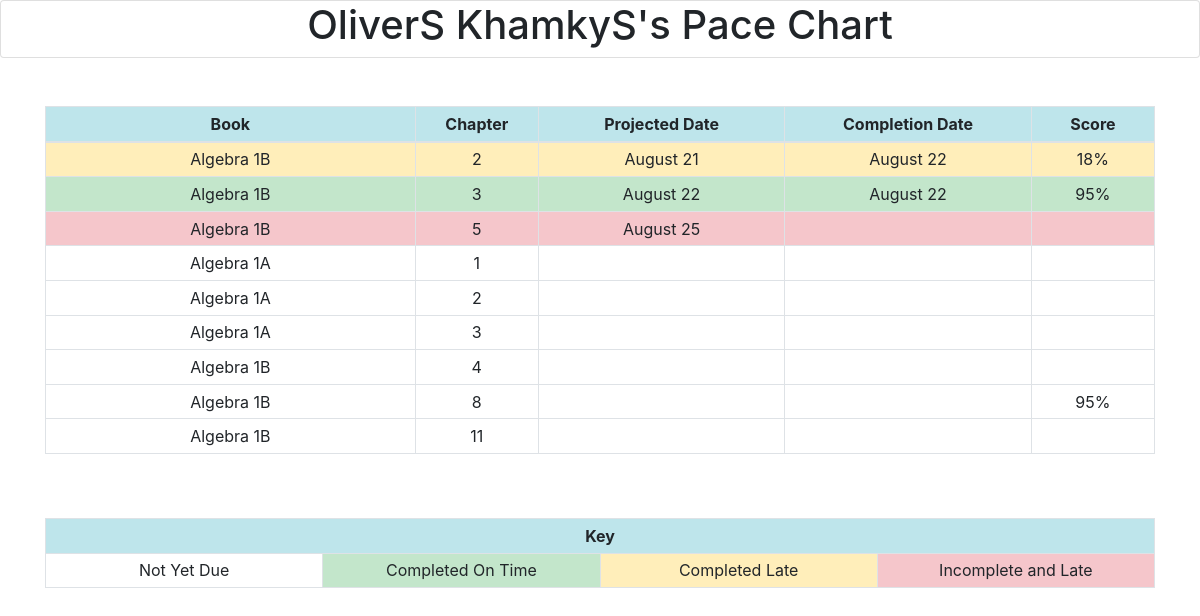
The page /pacechart/ (signed in) on the database as committed earlier.
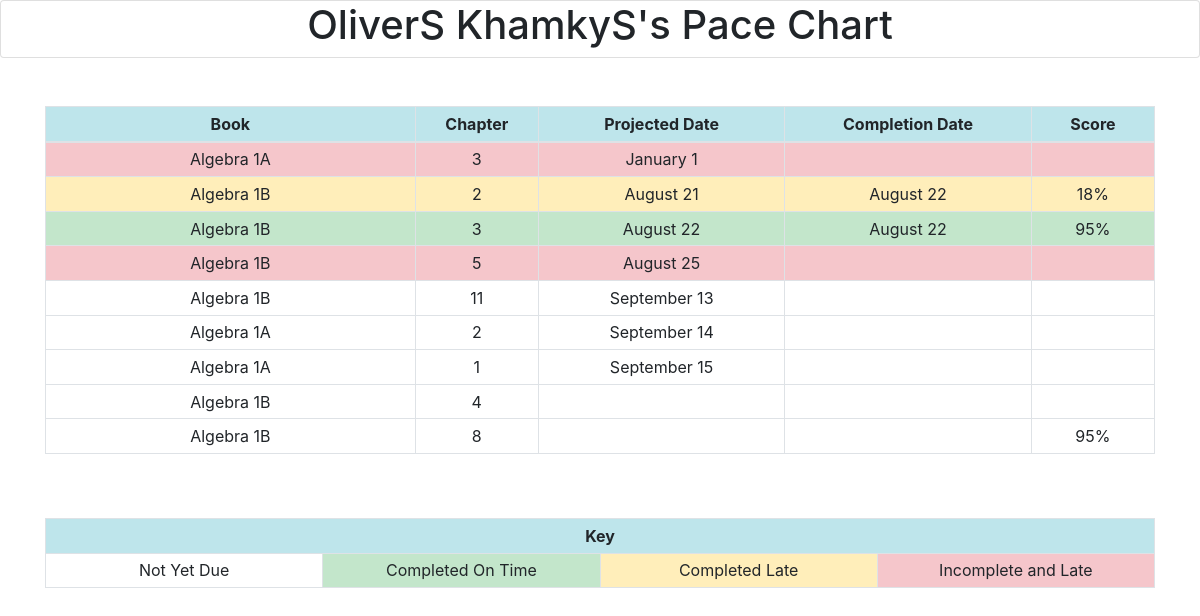
The same page on the database as committed later.
### pace/models.py (models this page shows, shortened)
class PaceChapter(models.Model):
    student = models.ForeignKey('Student', on_delete=models.CASCADE)
    chapter = models.ForeignKey('Chapter', on_delete=models.CASCADE)
    is_review = models.BooleanField(default=False)
    pace_date = models.DateField(blank=True, null=True)
    complete_date = models.DateField(blank=True, null=True)
    attempts = models.IntegerField(default=0)
    score = models.DecimalField(max_digits=10, decimal_places=4, blank=True, null=True)
    class Meta:
        ordering = ['pace_date']

class Chapter(models.Model):
    book = models.ForeignKey('Book', on_delete=models.CASCADE)
    chapter_number = models.IntegerField()
    chapter_weight = models.FloatField(default=1)

class Book(models.Model):
    book_name = models.CharField(max_length=100)

### pace/views.py (the view)
# urls.py: url(r'^pacechart/', views.pacechart, name='pacechart'),
@login_required
def pacechart(request, user=None):
    if not user:
        user = request.user
    all_chapters = PaceChapter.objects.select_related('student__user').filter(student__user=user)
    all_chapters_not_null = all_chapters.filter(pace_date__isnull=False)
    all_chapters_null = all_chapters.filter(pace_date__isnull=True).order_by('complete_date', 'chapter__chapter_number')
    all_chapters = list(chain(all_chapters_not_null,all_chapters_null))
    return render(request, 'pace/pacechart.html', {'all_chapters': all_chapters, 'date_today': date.today()})

### pace/models.py (called while the page is built)
    def __str__(self):
        return self.user.first_name + " " + self.user.last_name

### pace/templates/pace/pacechart.html
{% extends 'pace/base.html' %}
{% block content %}
<div class="card text-center">
    <h1>{{ user.student }}'s Pace Chart</h1>
</div>
    <br><br>
<div class="container">
    <div class="row">
        <div class="col">
            <table class="table table-bordered table-hover table-sm">
                <thead>
                    <tr class="table-info">
                        <th class="text-center col-md-3">Book</th>
                        <th class="text-center col-md-1">Chapter</th>
                        <th class="text-center col-md-2">Projected Date</th>
                        <th class="text-center col-md-2">Completion Date</th>
                        <th class="text-center col-md-1">Score</th>
                    </tr>
                </thead>
                <tbody>
                    {% for pacechapter in all_chapters %}
                        {% if pacechapter.complete_date %}
                            {% if not pacechapter.pace_date %}
                                <tr class="table-success">
                            {% elif pacechapter.pace_date >= pacechapter.complete_date %}
                                <tr class="table-success">
                            {% else %}
                                <tr class="table-warning">
                            {% endif %}
                        {% elif pacechapter.pace_date < date_today %}
                            <tr class="table-danger">
                        {% else %}
                            <tr>
                        {% endif %}
                                <td class="text-center">
                                    {{ pacechapter.chapter.book.book_name }}
                                </td>
                                <td class="text-center">
                                    {{ pacechapter.chapter.chapter_number }}
                                </td>
                                <td class="text-center">
                                    {% if pacechapter.pace_date %}
                                    {{ pacechapter.pace_date|date:"F j" }}
                                    {% endif %}
                                </td>
                                <td class="text-center">
                                    {% if pacechapter.complete_date %}
                                    {{ pacechapter.complete_date|date:"F j" }}
                                    {% endif %}
                                </td>
                                <td class="text-center">
                                {% if pacechapter.score %}
                                    {{ pacechapter.score|floatformat:"0" }}%
                                {% endif %}
                                </td>
                            </tr>
                        {% endfor %}
                </tbody>
            </table>
        </div>
    </div>
</div>
    <br><br>
<div class="container">
    <table class="table table-bordered table-sm">
        <tbody>
            <tr><td colspan="4" class="text-center table-info"><strong>Key</strong></td></tr>
            <tr>
                <td class="text-center col-md-2">Not Yet Due</td>
                <td class="table-success text-center col-md-2">Completed On Time</td>
                <td class="table-warning text-center col-md-2">Completed Late</td>
                <td class="table-danger text-center col-md-2">Incomplete and Late</td>
            </tr>
        </tbody>
    </table>
</div>
{% endblock %}

Rows that differ between the two databases and show on the page:
changed PaceChapter: pace_date (not shown) → "January 1"; moves up the list
changed PaceChapter: pace_date (not shown) → "September 13"; moves up the list
changed PaceChapter: pace_date (not shown) → "September 14"; moves down the list
changed PaceChapter: pace_date (not shown) → "September 15"
